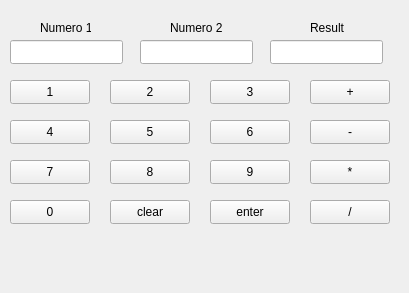
<?xml version="1.0" encoding="UTF-8"?>
<ui version="4.0">
 <class>MainWindow</class>
 <widget class="QMainWindow" name="MainWindow">
  <property name="geometry">
   <rect>
    <x>0</x>
    <y>0</y>
    <width>409</width>
    <height>293</height>
   </rect>
  </property>
  <property name="windowTitle">
   <string>MainWindow</string>
  </property>
  <widget class="QWidget" name="centralwidget">
   <widget class="QLineEdit" name="num1">
    <property name="geometry">
     <rect>
      <x>10</x>
      <y>40</y>
      <width>113</width>
      <height>24</height>
     </rect>
    </property>
   </widget>
   <widget class="QLineEdit" name="num2">
    <property name="geometry">
     <rect>
      <x>140</x>
      <y>40</y>
      <width>113</width>
      <height>24</height>
     </rect>
    </property>
   </widget>
   <widget class="QLineEdit" name="result">
    <property name="geometry">
     <rect>
      <x>270</x>
      <y>40</y>
      <width>113</width>
      <height>24</height>
     </rect>
    </property>
   </widget>
   <widget class="QPushButton" name="N1">
    <property name="geometry">
     <rect>
      <x>10</x>
      <y>80</y>
      <width>80</width>
      <height>24</height>
     </rect>
    </property>
    <property name="text">
     <string>1</string>
    </property>
   </widget>
   <widget class="QPushButton" name="N4">
    <property name="geometry">
     <rect>
      <x>10</x>
      <y>120</y>
      <width>80</width>
      <height>24</height>
     </rect>
    </property>
    <property name="text">
     <string>4</string>
    </property>
   </widget>
   <widget class="QPushButton" name="N7">
    <property name="geometry">
     <rect>
      <x>10</x>
      <y>160</y>
      <width>80</width>
      <height>24</height>
     </rect>
    </property>
    <property name="text">
     <string>7</string>
    </property>
   </widget>
   <widget class="QPushButton" name="N0">
    <property name="geometry">
     <rect>
      <x>10</x>
      <y>200</y>
      <width>80</width>
      <height>24</height>
     </rect>
    </property>
    <property name="text">
     <string>0</string>
    </property>
   </widget>
   <widget class="QPushButton" name="clear">
    <property name="geometry">
     <rect>
      <x>110</x>
      <y>200</y>
      <width>80</width>
      <height>24</height>
     </rect>
    </property>
    <property name="text">
     <string>clear</string>
    </property>
   </widget>
   <widget class="QPushButton" name="N8">
    <property name="geometry">
     <rect>
      <x>110</x>
      <y>160</y>
      <width>80</width>
      <height>24</height>
     </rect>
    </property>
    <property name="text">
     <string>8</string>
    </property>
   </widget>
   <widget class="QPushButton" name="N5">
    <property name="geometry">
     <rect>
      <x>110</x>
      <y>120</y>
      <width>80</width>
      <height>24</height>
     </rect>
    </property>
    <property name="text">
     <string>5</string>
    </property>
   </widget>
   <widget class="QPushButton" name="N2">
    <property name="geometry">
     <rect>
      <x>110</x>
      <y>80</y>
      <width>80</width>
      <height>24</height>
     </rect>
    </property>
    <property name="text">
     <string>2</string>
    </property>
   </widget>
   <widget class="QPushButton" name="N3">
    <property name="geometry">
     <rect>
      <x>210</x>
      <y>80</y>
      <width>80</width>
      <height>24</height>
     </rect>
    </property>
    <property name="text">
     <string>3</string>
    </property>
   </widget>
   <widget class="QPushButton" name="N6">
    <property name="geometry">
     <rect>
      <x>210</x>
      <y>120</y>
      <width>80</width>
      <height>24</height>
     </rect>
    </property>
    <property name="text">
     <string>6</string>
    </property>
   </widget>
   <widget class="QPushButton" name="N9">
    <property name="geometry">
     <rect>
      <x>210</x>
      <y>160</y>
      <width>80</width>
      <height>24</height>
     </rect>
    </property>
    <property name="text">
     <string>9</string>
    </property>
   </widget>
   <widget class="QPushButton" name="enter">
    <property name="geometry">
     <rect>
      <x>210</x>
      <y>200</y>
      <width>80</width>
      <height>24</height>
     </rect>
    </property>
    <property name="text">
     <string>enter</string>
    </property>
   </widget>
   <widget class="QPushButton" name="add">
    <property name="geometry">
     <rect>
      <x>310</x>
      <y>80</y>
      <width>80</width>
      <height>24</height>
     </rect>
    </property>
    <property name="text">
     <string>+</string>
    </property>
   </widget>
   <widget class="QPushButton" name="sub">
    <property name="geometry">
     <rect>
      <x>310</x>
      <y>120</y>
      <width>80</width>
      <height>24</height>
     </rect>
    </property>
    <property name="text">
     <string>-</string>
    </property>
   </widget>
   <widget class="QPushButton" name="mul">
    <property name="geometry">
     <rect>
      <x>310</x>
      <y>160</y>
      <width>80</width>
      <height>24</height>
     </rect>
    </property>
    <property name="text">
     <string>*</string>
    </property>
   </widget>
   <widget class="QPushButton" name="div">
    <property name="geometry">
     <rect>
      <x>310</x>
      <y>200</y>
      <width>80</width>
      <height>24</height>
     </rect>
    </property>
    <property name="text">
     <string>/</string>
    </property>
   </widget>
   <widget class="QLabel" name="label">
    <property name="geometry">
     <rect>
      <x>40</x>
      <y>20</y>
      <width>51</width>
      <height>16</height>
     </rect>
    </property>
    <property name="text">
     <string>Numero 1</string>
    </property>
   </widget>
   <widget class="QLabel" name="label_2">
    <property name="geometry">
     <rect>
      <x>170</x>
      <y>20</y>
      <width>61</width>
      <height>16</height>
     </rect>
    </property>
    <property name="text">
     <string>Numero 2</string>
    </property>
   </widget>
   <widget class="QLabel" name="label_3">
    <property name="geometry">
     <rect>
      <x>310</x>
      <y>20</y>
      <width>71</width>
      <height>16</height>
     </rect>
    </property>
    <property name="text">
     <string>Result</string>
    </property>
   </widget>
  </widget>
 </widget>
 <resources/>
 <connections/>
</ui>
